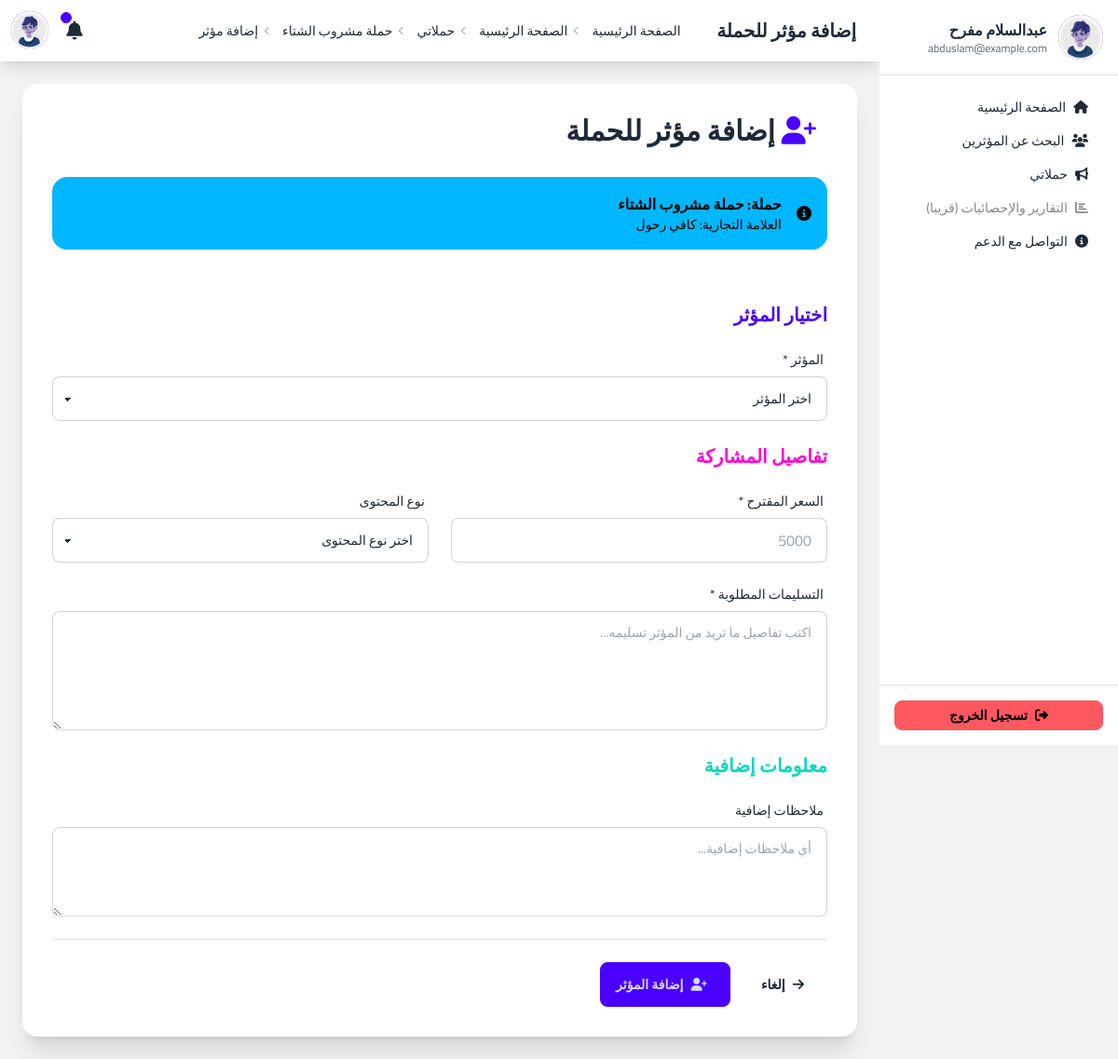
/campaigns/8/add-participant/ (signed in), run on the app's committed database.
### campaigns/models.py (models this page shows, shortened)
class Campaign(models.Model):
    STATUS_CHOICES = [
        ('draft', 'مسودة'),
        ('active', 'نشطة'),
        ('paused', 'متوقفة'),
        ('completed', 'مكتملة'),
        ('cancelled', 'ملغاة'),
    ]
    CAMPAIGN_TYPE_CHOICES = [
        ('product_launch', 'إطلاق منتج'),
        ('brand_awareness', 'التوعية بالعلامة التجارية'),
        ('promotion', 'ترويج'),
        ('event', 'فعالية'),
        ('collaboration', 'تعاون'),
    ]
    title = models.CharField(max_length=200, verbose_name="عنوان الحملة")
    description = models.TextField(verbose_name="وصف الحملة")
    brand = models.CharField(max_length=100, verbose_name="العلامة التجارية")
    campaign_type = models.CharField(max_length=20, choices=CAMPAIGN_TYPE_CHOICES, verbose_name="نوع الحملة")
    budget = models.DecimalField(max_digits=10, decimal_places=2, verbose_name="الميزانية")
    target_audience = models.CharField(max_length=200, verbose_name="الجمهور المستهدف")
    start_date = models.DateTimeField(verbose_name="تاريخ البداية")
    end_date = models.DateTimeField(verbose_name="تاريخ النهاية")
    status = models.CharField(max_length=20, choices=STATUS_CHOICES, default='draft', verbose_name="الحالة")
    created_by = models.ForeignKey(User, on_delete=models.CASCADE, related_name='created_campaigns', verbose_name="أنشأها")
    created_at = models.DateTimeField(auto_now_add=True, verbose_name="تاريخ الإنشاء")
    updated_at = models.DateTimeField(auto_now=True, verbose_name="تاريخ التحديث")
    class Meta:
        verbose_name = "حملة"
        verbose_name_plural = "الحملات"
        ordering = ['-created_at']

### authentication/models.py (models this page shows, shortened)
class CustomUser(AbstractUser):
    PACKAGE_CHOICES = [
        ('free_trial', 'Free Trial - 7 days'),
        ('monthly', 'Monthly - 299 SAR'),
    ]
    username = None
    email = models.EmailField(unique=True, verbose_name="Email")
    full_name = models.CharField(max_length=255, verbose_name="Full Name")
    phone_regex = RegexValidator(
        regex=r'^\+?1?\d{9,15}$',
        message="Phone number must be entered in the format: '+999999999'. Up to 15 digits allowed."
    )
    mobile_number = models.CharField(
        validators=[phone_regex],
        max_length=17,
        verbose_name="Mobile Number"
    )
    package = models.CharField(
        max_length=20,
        choices=PACKAGE_CHOICES,
        null=True,
        blank=True,
        verbose_name="Package"
    )
    is_email_verified = models.BooleanField(default=False, verbose_name="Email Verified")
    date_joined = models.DateTimeField(auto_now_add=True, verbose_name="Date Joined")
    last_login = models.DateTimeField(null=True, blank=True, verbose_name="Last Login")
    USERNAME_FIELD = 'email'
    REQUIRED_FIELDS = ['full_name', 'mobile_number']
    objects = CustomUserManager()
    class Meta:
        verbose_name = "User"
        verbose_name_plural = "Users"

### campaigns/views.py (the view)
# urls.py: path('<int:campaign_id>/add-participant/', views.add_participant, name='add_participant'),
@login_required
def add_participant(request, campaign_id):
    service = CampaignParticipantService()
    if request.method == 'POST':
        try:
            campaign = service.add_participant(request, campaign_id)
            return redirect('campaigns:campaign_detail', campaign_id=campaign.id)
        except Exception as e:
            messages.error(request, f'حدث خطأ أثناء إضافة المؤثر: {str(e)}')
    campaign = service.campaign_repo.get_campaign_by_id(campaign_id, request.user)
    available_influencers = service.get_available_influencers()
    context = {
        'campaign': campaign,
        'available_influencers': available_influencers,
    }
    return render(request, 'campaigns/add_participant.html', context)

### campaigns/repositories.py (called while the page is built)
    def get_campaign_by_id(self, campaign_id, user=None):
        qs = Campaign.objects
        if user:
            qs = qs.filter(created_by=user)
        return get_object_or_404(qs, id=campaign_id)

    def get_active_influencers(self):
        return Influencer.objects.all()

### campaigns/services.py (called while the page is built)
    def get_available_influencers(self):
        return self.influencer_repo.get_active_influencers()

### campaigns/templates/campaigns/add_participant.html (shortened to what this page needs)
{% extends 'dashboard/base_dashboard.html' %}
{% block page_title %}إضافة مؤثر للحملة{% endblock %}
{% block breadcrumb_items %}
<li><a href="{% url 'dashboard:dashboard' %}">الصفحة الرئيسية</a></li>
<li><a href="{% url 'campaigns:campaigns_list' %}">حملاتي</a></li>
<li><a href="{% url 'campaigns:campaign_detail' campaign.id %}">{{ campaign.title }}</a></li>
<li>إضافة مؤثر</li>
{% endblock %}
{% block content %}
<div class="max-w-4xl mx-auto">
    <div class="card bg-base-100 shadow-xl">
        <div class="card-body p-8">
            <h1 class="text-3xl font-bold mb-6">
                <i class="fas fa-user-plus text-primary mr-3"></i>
                إضافة مؤثر للحملة
            </h1>
            <div class="alert alert-info mb-6">
                <i class="fas fa-info-circle"></i>
                <div>
                    <h4 class="font-bold">حملة: {{ campaign.title }}</h4>
                    <p class="text-sm">العلامة التجارية: {{ campaign.brand }}</p>
                </div>
            </div>
            <form method="POST" class="space-y-6">
                <div class="space-y-4">
                    <h2 class="text-xl font-semibold text-primary">اختيار المؤثر</h2>
                    <div class="form-control">
                        <label class="label">
                            <span class="label-text">المؤثر *</span>
                        </label>
                        <select name="influencer_id" class="select select-bordered" required>
                            <option value="">اختر المؤثر</option>
                        </select>
                    </div>
                </div>
                <div class="space-y-4">
                    <h2 class="text-xl font-semibold text-secondary">تفاصيل المشاركة</h2>
                    <div class="grid grid-cols-1 md:grid-cols-2 gap-6">
                        <div class="form-control">
                            <label class="label">
                                <span class="label-text">السعر المقترح *</span>
                            </label>
                            <input type="number" name="proposed_price" class="input input-bordered" required placeholder="5000" step="0.01">
                        </div>
                        <div class="form-control">
                            <label class="label">
                                <span class="label-text">نوع المحتوى</span>
                            </label>
                            <select name="content_type" class="select select-bordered">
                                <option value="">اختر نوع المحتوى</option>
                            </select>
                        </div>
                    </div>
                    <div class="form-control">
                        <label class="label">
                            <span class="label-text">التسليمات المطلوبة *</span>
                        </label>
                        <textarea name="deliverables" class="textarea textarea-bordered h-32" required placeholder="اكتب تفاصيل ما تريد من المؤثر تسليمه..."></textarea>
                    </div>
                </div>
                <div class="space-y-4">
                    <h2 class="text-xl font-semibold text-accent">معلومات إضافية</h2>
                    <div class="form-control">
                        <label class="label">
                            <span class="label-text">ملاحظات إضافية</span>
                        </label>
                        <textarea name="notes" class="textarea textarea-bordered h-24" placeholder="أي ملاحظات إضافية..."></textarea>
                    </div>
                </div>
                <div class="flex items-center gap-4 pt-6 border-t border-base-300">
                    <a href="{% url 'campaigns:campaign_detail' campaign.id %}" class="btn btn-ghost">
                        <i class="fas fa-arrow-right mr-2"></i>
                        إلغاء
                    </a>
                    <button type="submit" class="btn btn-primary">
                        <i class="fas fa-user-plus mr-2"></i>
                        إضافة المؤثر
                    </button>
                </div>
            </form>
        </div>
    </div>
</div>
{% endblock %}

### dashboard/templates/dashboard/base_dashboard.html (shortened to what this page needs)
<!DOCTYPE html>
<html lang="ar" dir="rtl" data-theme="light">
<head>
    {% load static %}
    <script src="https://cdn.tailwindcss.com"></script>
    <link href="https://cdn.jsdelivr.net/npm/daisyui@4.12.10/dist/full.min.css" rel="stylesheet" type="text/css" />
    <link rel="stylesheet" href="https://cdnjs.cloudflare.com/ajax/libs/font-awesome/6.4.0/css/all.min.css">
</head>
<body class="bg-base-200" dir="rtl">
    <div class="drawer lg:drawer-open">
        <div class="drawer-content flex flex-col">
            <div class="navbar bg-base-100 shadow-lg">
                <div class="navbar-start">
                    <h1 class="btn btn-ghost text-xl">{% block page_title %}لوحة التحكم{% endblock %}</h1>
                </div>
                <div class="navbar-center hidden lg:flex">
                    {% block breadcrumb %}
                    <div class="text-sm breadcrumbs">
                        <ul>
                            <li><a href="{% url 'dashboard:dashboard' %}">الصفحة الرئيسية</a></li>
                            {% block breadcrumb_items %}{% endblock %}
                        </ul>
                    </div>
                    {% endblock %}
                </div>
                <div class="navbar-end">
                    <div class="dropdown dropdown-end">
                        <div tabindex="0" role="button" class="btn btn-ghost btn-circle">
                            <div class="indicator">
                                <i class="fas fa-bell text-xl"></i>
                                <span class="badge badge-xs badge-primary indicator-item"></span>
                            </div>
                        </div>
                    </div>
                    <div class="dropdown dropdown-end">
                        <div tabindex="0" role="button" class="btn btn-ghost btn-circle avatar">
                            <div class="w-10 rounded-full bg-primary text-primary-content flex items-center justify-center">
                                <img src="{% static 'img/profile/1.jpg' %}" />
                            </div>
                        </div>
                    </div>
                </div>
            </div>
            <main class="flex-1 p-6">
                {% block content %}
                {% endblock %}
            </main>
        </div>
        <div class="drawer-side">
            <aside class="min-h-full w-64 bg-base-100 shadow-xl">
                <div class="p-4 border-b border-base-300">
                    <div class="flex items-center gap-3">
                        <div class="avatar">
                            <div class="w-12 rounded-full bg-primary text-primary-content flex items-center justify-center">
                                <img src="{% static 'img/profile/1.jpg' %}" />
                            </div>
                        </div>
                        <div>
                            <h3 class="font-semibold">{{ user.full_name }}</h3>
                            <p class="text-xs text-base-content/70">{{ user.email }}</p>
                        </div>
                    </div>
                </div>
                <ul class="menu p-4 w-full text-base-content">
                    <li>
                        <a href="{% url 'dashboard:dashboard' %}"
                           class="{% if request.resolver_match.url_name == 'dashboard' %}active{% endif %}">
                            <i class="fas fa-home"></i>
                            الصفحة الرئيسية
                        </a>
                    </li>
                    <li>
                        <a href="{% url 'influencers:influencers_search' %}"
                           class="{% if 'influencer' in request.resolver_match.url_name %}active{% endif %}">
                            <i class="fas fa-users"></i>
                            البحث عن المؤثرين
                        </a>
                    </li>
                    <li>
                        <a href="{% url 'campaigns:campaigns_list' %}"
                           class="{% if 'campaign' in request.resolver_match.url_name %}active{% endif %}">
                            <i class="fas fa-bullhorn"></i>
                            حملاتي
                        </a>
                    </li>
                    <li>
                        <span class="disabled-link">
                            <i class="fas fa-chart-bar"></i>
                            التقارير والإحصائيات (قريبا)
                        </span>
                    </li>
                    <li>
                        <a href=""
                           class="{% if 'Support' in request.resolver_match.url_name %}active{% endif %}">
                            <i class="fas fa-circle-info"></i>
                            التواصل مع الدعم
                        </a>
                    </li>
                </ul>
                <div class="absolute bottom-0 left-0 right-0 p-4 border-t border-base-300">
                    <a href="{% url 'authentication:logout' %}" class="btn btn-error btn-sm w-full">
                        <i class="fas fa-sign-out-alt"></i>
                        تسجيل الخروج
                    </a>
                </div>
            </aside>
        </div>
    </div>
</body>
</html>

### dashboard/templates/dashboard/base_dashboard.html (style rules this page uses)
body { font-family: 'Cairo', sans-serif; }
[dir="rtl"] { text-align: right; }
.disabled-link { color: #888; cursor: not-allowed; text-decoration: none; }

### data on the page
Campaign: title "حملة مشروب الشتاء", brand "كافي رحول"
CustomUser: full_name "عبدالسلام مفرح", email "abduslam@example.com"
